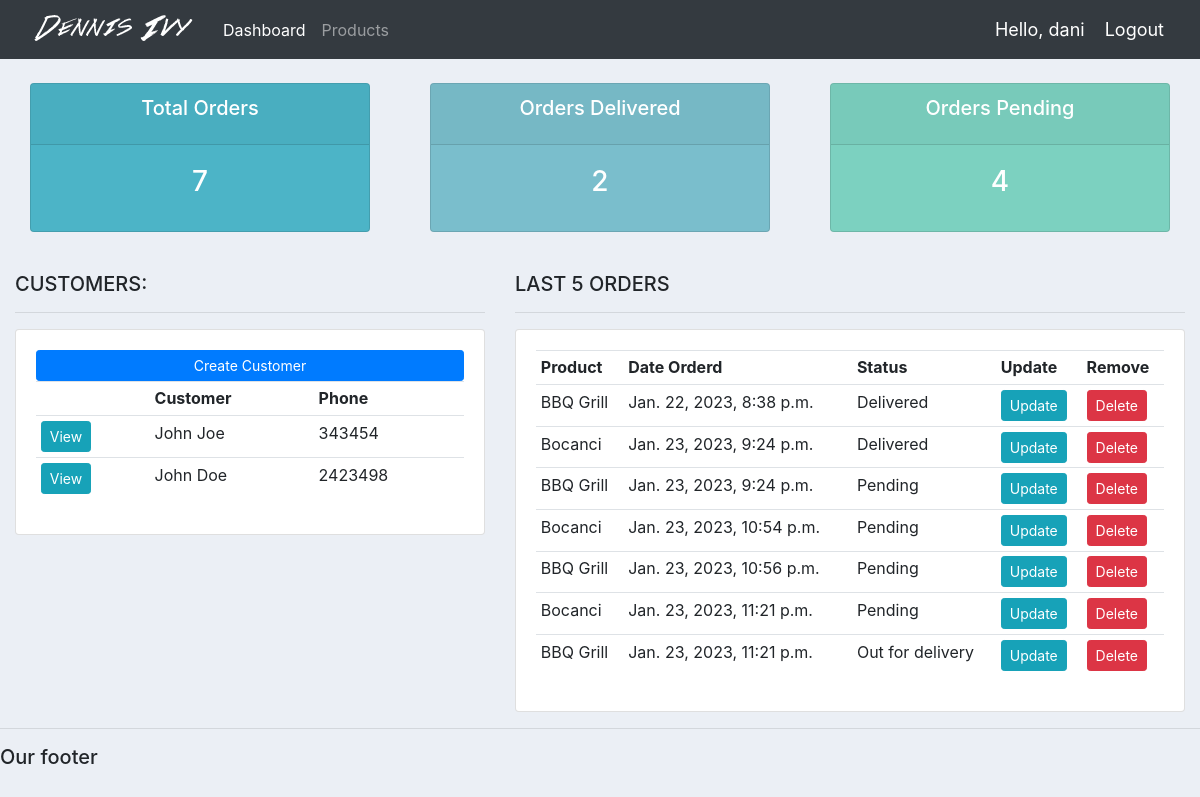
The app's page / (signed in) with its own data.
### accounts/models.py (models this page shows, shortened)
class Customer(models.Model):
    name = models.CharField(max_length=200, null=True)
    phone = models.CharField(max_length=200, null=True)
    email = models.CharField(max_length=200, null=True)
    date_created = models.DateTimeField(auto_now_add=True)

class Order(models.Model):
    STATUS = (
        ('Pending', 'Pending'),
        ('Out for delivery', 'Out for delivery'),
        ('Delivered', 'Delivered'),
    )
    customer = models.ForeignKey(Customer, null=True, on_delete=models.SET_NULL) #relationship... relatii una la mai multe
    product = models.ForeignKey(Product, null=True, on_delete=models.SET_NULL)
    date_created =models.DateTimeField(auto_now_add=True)
    status = models.CharField(max_length=200, null=True, choices=STATUS)
    note = models.CharField(max_length=1000, null=True)

class Product(models.Model):
    CATEGORY = (
        ('Indoor', 'Indoor'),
        ('Out Door', 'Out Door'),
    )
    name = models.CharField(max_length=200, null=True)
    price = models.FloatField(null=True)
    category = models.CharField(max_length=200, null=True, choices=CATEGORY)
    description = models.CharField(max_length=200, null=True, blank=True)
    date_created = models.DateTimeField(auto_now_add=True)
    tags = models.ManyToManyField(Tag)
    def __str__(self):
        return self.name

### accounts/views.py (the view)
# urls.py: path('', views.home, name="home"),
@login_required(login_url='login')
def home(request):
    orders = Order.objects.all()
    customers = Customer.objects.all()
    total_customers = customers.count()
    total_orders = orders.count()
    delivered = orders.filter(status='Delivered').count()
    pending = orders.filter(status='Pending').count()
    context = {'orders':orders, 'customers':customers,
                'total_orders': total_orders, 'delivered': delivered,
                'pending': pending}
    return render(request, 'accounts/dashboard.html', context)

### accounts/templates/accounts/dashboard.html
{% extends 'accounts/main.html' %}
{% block content %}
{% include 'accounts/status.html' %}
<br>
<div class="row">
    <div class="col-md-5">
        <h5>CUSTOMERS:</h5>
        <hr>
        <div class="card card-body">
            <a class="btn btn-primary btn-sm btn-block" href="">Create Customer
            </a>
            <table class="table table-sm">
                <tr>
                    <th></th>
                    <th>Customer</th>
                    <th>Phone</th>
                </tr>
                {% for customer in customers %}
                    <tr>
                        <td><a class="btn btn-sm btn-info" href="{% url 'customer' customer.id %}">View</a></td>
                        <td>{{customer.name}}</td>
                        <td>{{customer.phone}}</td>
                    </tr>
                {% endfor %}
            </table>
        </div>
    </div>
    <div class="col-md-7">
        <h5>LAST 5 ORDERS</h5>
        <hr>
        <div class="card card-body">
            <table class="table table-sm">
                <tr>
                    <th>Product</th>
                    <th>Date Orderd</th>
                    <th>Status</th>
                    <th>Update</th>
                    <th>Remove</th>
                </tr>
                {% for order in orders %}
                    <tr>
                        <td>{{order.product}}</td>
                        <td>{{order.date_created}}</td>
                        <td>{{order.status}}</td>
                        <td><a class="btn btn-sm btn-info" href="{% url 'update_order' order.id %}">Update</a></td>
                        <td><a class="btn btn-sm btn-danger" href="{% url 'delete_order' order.id %}">Delete</a></td>
                    </tr>
                {% endfor %}
            </table>
        </div>
    </div>
</div>
{% endblock %}

### accounts/templates/accounts/navbar.html (shortened to what this page needs)
{% load static %}
<nav class="navbar navbar-expand-lg navbar-dark bg-dark">
    <img src="{% static 'images/logo.png' %}">
    <div class="collapse navbar-collapse" id="navbarNav">
      <ul class="navbar-nav">
        <li class="nav-item active">
          <a class="nav-link" href="{% url 'home' %}">Dashboard</a>
        </li>
        <li class="nav-item">
          <a class="nav-link" href="{% url 'products' %}">Products</a>
        </li>
      </ul>
    </div>
    <span class="hello-msg">Hello, {{request.user}}</span>
    <span><a class="hello-msg" href="{% url 'logout' %}">Logout</a></span>
  </nav>

### static/css/main.css (style rules this page uses)
body { background-color: #ebeff5; }

### accounts/templates/accounts/navbar.html (style rules this page uses)
.hello-msg { font-size: 18px; color: #fff; margin-right: 20px; }

### records on screen
Customer: name "John Joe", phone "343454"
Customer: name "John Doe", phone "2423498"
Order: product "BBQ Grill", date_created "Jan. 22, 2023, 8:38 p.m.", status "Delivered"
Order: product "Bocanci", date_created "Jan. 23, 2023, 9:24 p.m.", status "Delivered"
Order: product "BBQ Grill", date_created "Jan. 23, 2023, 9:24 p.m.", status "Pending"
Order: product "Bocanci", date_created "Jan. 23, 2023, 10:54 p.m.", status "Pending"
Order: product "BBQ Grill", date_created "Jan. 23, 2023, 10:56 p.m.", status "Pending"
Order: product "Bocanci", date_created "Jan. 23, 2023, 11:21 p.m.", status "Pending"
Order: product "BBQ Grill", date_created "Jan. 23, 2023, 11:21 p.m.", status "Out for delivery"

### other values on screen
{{ request.user }} "dani"
{{ total_orders }} "7"
{{ delivered }} "2"
{{ pending }} "4"
